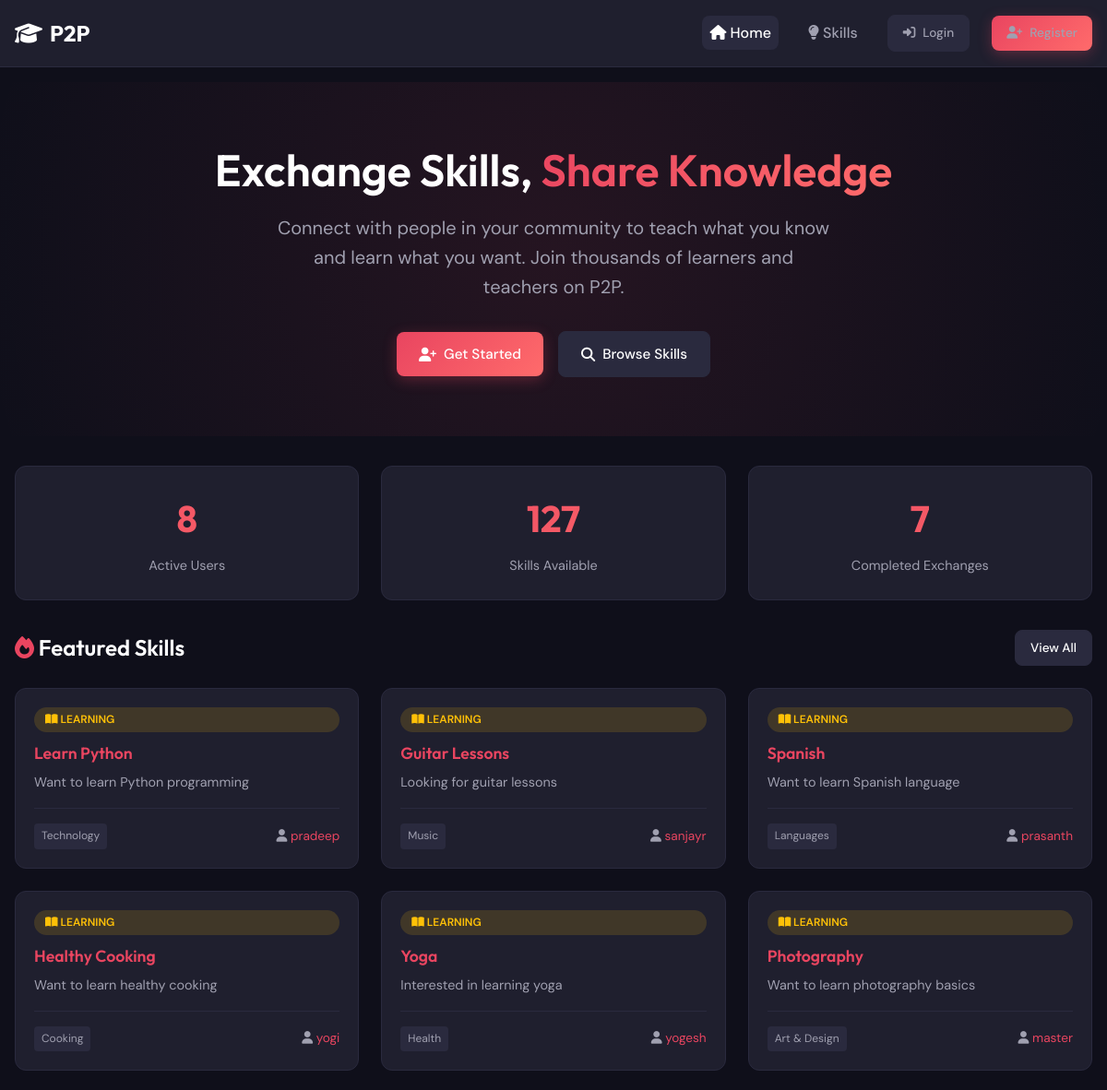
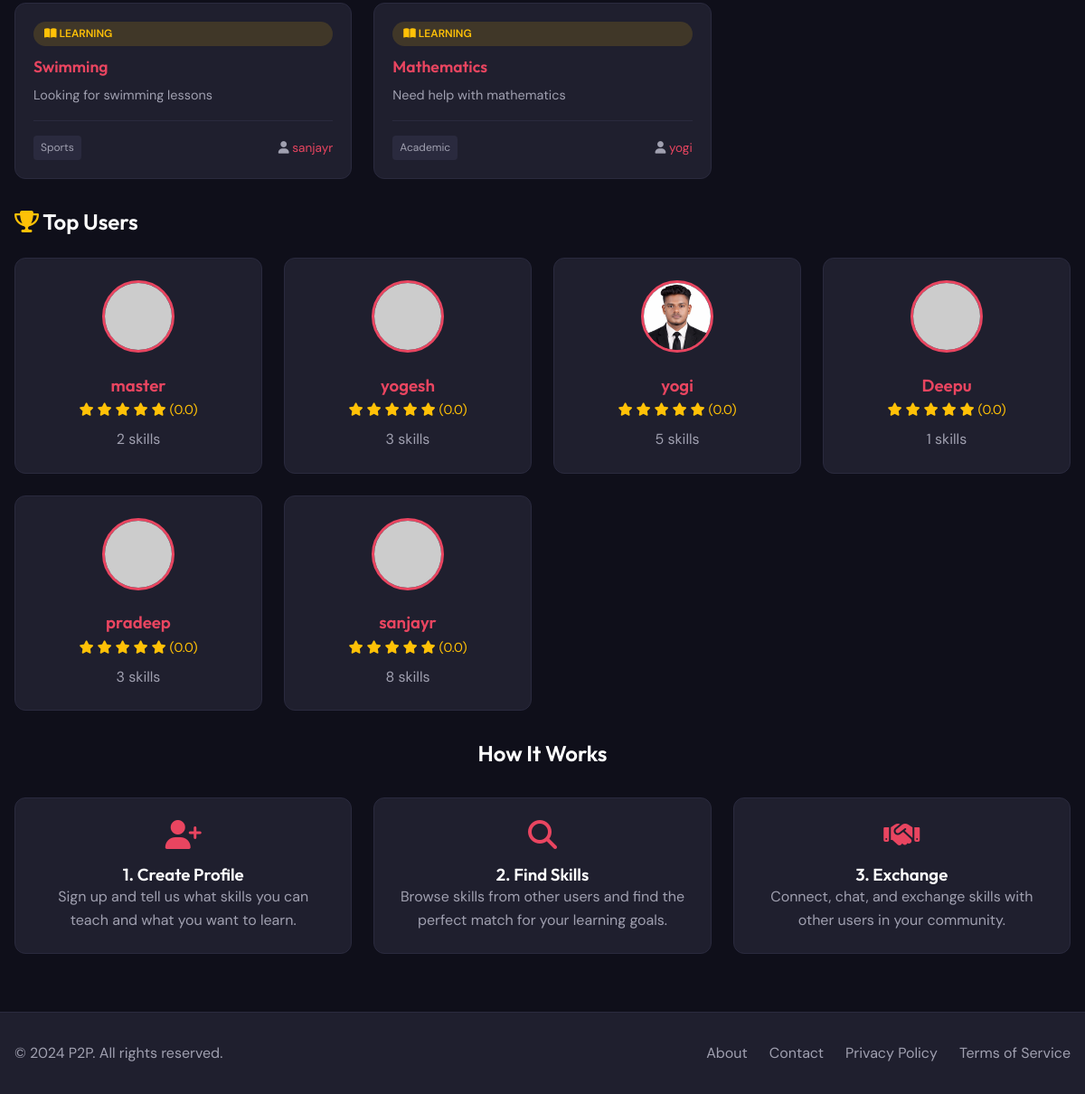
The page / on the database its author committed (2 pictures, top to bottom).
### models.py (models this page shows, shortened)
class Skill(db.Model):
    __tablename__ = 'skills'
    id = db.Column(db.Integer, primary_key=True)
    user_id = db.Column(db.Integer, db.ForeignKey('users.id'), nullable=False, index=True)
    title = db.Column(db.String(100), nullable=False)
    description = db.Column(db.Text, nullable=False)
    category = db.Column(db.String(50), nullable=False, index=True)
    skill_type = db.Column(db.String(10), nullable=False)  # 'offered' or 'wanted'
    is_approved = db.Column(db.Boolean, default=True)
    created_at = db.Column(db.DateTime, default=datetime.utcnow)
    bookmarks = db.relationship('Bookmark', backref='skill', lazy='dynamic', cascade='all, delete-orphan')
    exchange_requests_sender = db.relationship('ExchangeRequest', foreign_keys='ExchangeRequest.sender_skill_id', backref='sender_skill', lazy='dynamic')
    exchange_requests_receiver = db.relationship('ExchangeRequest', foreign_keys='ExchangeRequest.receiver_skill_id', backref='receiver_skill', lazy='dynamic')

class User(UserMixin, db.Model):
    __tablename__ = 'users'
    id = db.Column(db.Integer, primary_key=True)
    username = db.Column(db.String(80), unique=True, nullable=False, index=True)
    email = db.Column(db.String(120), unique=True, nullable=False, index=True)
    password_hash = db.Column(db.String(256), nullable=False)
    bio = db.Column(db.Text, default='')
    location = db.Column(db.String(120), default='')
    profile_picture = db.Column(db.String(255), default='default.png')
    signature_image = db.Column(db.String(255), nullable=True)  # Instructor signature image
    rating = db.Column(db.Float, default=0.0)
    is_admin = db.Column(db.Boolean, default=False)
    is_banned = db.Column(db.Boolean, default=False)
    created_at = db.Column(db.DateTime, default=datetime.utcnow)
    skills_offered = db.relationship('Skill', foreign_keys='Skill.user_id', backref='owner', lazy='dynamic')
    exchange_sent = db.relationship('ExchangeRequest', foreign_keys='ExchangeRequest.sender_id', backref='sender', lazy='dynamic')
    exchange_received = db.relationship('ExchangeRequest', foreign_keys='ExchangeRequest.receiver_id', backref='receiver', lazy='dynamic')
    messages_sent = db.relationship('Message', foreign_keys='Message.sender_id', backref='sender', lazy='dynamic')
    messages_received = db.relationship('Message', foreign_keys='Message.receiver_id', backref='receiver', lazy='dynamic')
    bookmarks = db.relationship('Bookmark', backref='user', lazy='dynamic', cascade='all, delete-orphan')
    reviews_given = db.relationship('Review', foreign_keys='Review.reviewer_id', backref='reviewer', lazy='dynamic')
    reviews_received = db.relationship('Review', foreign_keys='Review.reviewed_id', backref='reviewed', lazy='dynamic')
    reports_made = db.relationship('Report', foreign_keys='Report.reporter_id', backref='reporter', lazy='dynamic')
    reports_received = db.relationship('Report', foreign_keys='Report.reported_id', backref='reported', lazy='dynamic')
    @property
    def skills_count(self):
        return self.skills_offered.count()

### routes/main.py (the view)
@main_bp.route('/')
def index():
    skills = Skill.query.filter_by(is_approved=True).order_by(Skill.created_at.desc()).limit(8).all()
    top_users = User.query.filter_by(is_banned=False).order_by(User.rating.desc()).limit(6).all()
    stats = {
        'total_users': User.query.filter_by(is_banned=False).count(),
        'total_skills': Skill.query.filter_by(is_approved=True).count(),
        'active_exchanges': ExchangeRequest.query.filter_by(status='completed').count()
    }
    return render_template('index.html', skills=skills, top_users=top_users, stats=stats)

### templates/index.html (shortened to what this page needs)
{% extends "base.html" %}
{% block content %}
<section class="hero">
    <div class="container">
        <div class="hero-content">
            <h1>Exchange Skills, <span>Share Knowledge</span></h1>
<p>Connect with people in your community to teach what you know and learn what you want. Join thousands of learners and teachers on P2P.</p>
            <div class="d-flex gap-2 flex-center">
                <a href="{{ url_for('auth.register') }}" class="btn btn-primary">
                    <i class="fas fa-user-plus"></i> Get Started
                </a>
                <a href="{{ url_for('skills.index') }}" class="btn btn-secondary">
                    <i class="fas fa-search"></i> Browse Skills
                </a>
            </div>
        </div>
    </div>
</section>
<section class="container mt-4">
    <div class="stats-grid">
        <div class="stat-card">
            <div class="stat-number">{{ stats.total_users }}</div>
            <div class="stat-label">Active Users</div>
        </div>
        <div class="stat-card">
            <div class="stat-number">{{ stats.total_skills }}</div>
            <div class="stat-label">Skills Available</div>
        </div>
        <div class="stat-card">
            <div class="stat-number">{{ stats.active_exchanges }}</div>
            <div class="stat-label">Completed Exchanges</div>
        </div>
    </div>
</section>
<section class="container mt-4">
    <div class="flex-between mb-3">
        <h2><i class="fas fa-fire text-accent"></i> Featured Skills</h2>
        <a href="{{ url_for('skills.index') }}" class="btn btn-secondary btn-sm">View All</a>
    </div>
    {% if skills %}
    <div class="skills-grid">
        {% for skill in skills %}
        <div class="skill-card fade-in stagger-{{ loop.index }}">
            <span class="skill-type {{ skill.skill_type }}">
                {% if skill.skill_type == 'offered' %}<i class="fas fa-chalkboard-teacher"></i> Teaching{% else %}<i class="fas fa-book-open"></i> Learning{% endif %}
            </span>
            <h3><a href="{{ url_for('skills.detail', skill_id=skill.id) }}">{{ skill.title }}</a></h3>
            <p>{{ skill.description }}</p>
            <div class="skill-meta">
                <span class="skill-category">{{ skill.category }}</span>
                <span><i class="fas fa-user"></i> <a href="{{ url_for('main.user_profile', user_id=skill.owner.id) }}">{{ skill.owner.username }}</a></span>
            </div>
        </div>
        {% endfor %}
    </div>
    {% else %}
    <div class="empty-state">
        <div class="empty-state-icon"><i class="fas fa-lightbulb"></i></div>
        <p>No skills available yet. Be the first to add one!</p>
        <a href="{{ url_for('skills.add') }}" class="btn btn-primary mt-2">Add Skill</a>
    </div>
    {% endif %}
</section>
<section class="container mt-4 mb-4">
    <div class="flex-between mb-3">
        <h2><i class="fas fa-trophy text-warning"></i> Top Users</h2>
    </div>
    {% if top_users %}
    <div class="users-grid">
        {% for user in top_users %}
        <div class="user-card fade-in stagger-{{ loop.index }}">
            <img src="{{ url_for('static', filename='uploads/' + user.profile_picture) }}" alt="{{ user.username }}" class="user-avatar" onerror="this.src='https://via.placeholder.com/80'">
            <h3><a href="{{ url_for('main.user_profile', user_id=user.id) }}">{{ user.username }}</a></h3>
            <div class="user-rating">
                {% for i in range(5) %}
                    <i class="fas fa-star {% if i < user.rating|int %}filled{% endif %}"></i>
                {% endfor %}
                <span>({{ "%.1f"|format(user.rating) }})</span>
            </div>
            <p class="text-muted mt-1">{{ user.skills_count }} skills</p>
        </div>
        {% endfor %}
    </div>
    {% else %}
    <div class="empty-state">
        <p>No users yet.</p>
    </div>
    {% endif %}
</section>
<section class="container mt-4 mb-4">
    <h2 class="text-center mb-3">How It Works</h2>
    <div class="stats-grid">
        <div class="stat-card">
            <i class="fas fa-user-plus" style="font-size: 2rem; color: var(--accent); margin-bottom: 1rem;"></i>
            <h3>1. Create Profile</h3>
            <p class="text-muted">Sign up and tell us what skills you can teach and what you want to learn.</p>
        </div>
        <div class="stat-card">
            <i class="fas fa-search" style="font-size: 2rem; color: var(--accent); margin-bottom: 1rem;"></i>
            <h3>2. Find Skills</h3>
            <p class="text-muted">Browse skills from other users and find the perfect match for your learning goals.</p>
        </div>
        <div class="stat-card">
            <i class="fas fa-handshake" style="font-size: 2rem; color: var(--accent); margin-bottom: 1rem;"></i>
            <h3>3. Exchange</h3>
            <p class="text-muted">Connect, chat, and exchange skills with other users in your community.</p>
        </div>
    </div>
</section>
{% endblock %}

### templates/base.html (shortened to what this page needs)
<!DOCTYPE html>
<html lang="en">
<head>
    <link rel="stylesheet" href="{{ url_for('static', filename='css/style.css') }}">
    <link rel="stylesheet" href="https://cdnjs.cloudflare.com/ajax/libs/font-awesome/6.4.0/css/all.min.css">
</head>
<body>
    <nav class="navbar">
        <div class="navbar-container">
            <a href="{{ url_for('main.index') }}" class="logo">
                <i class="fas fa-graduation-cap"></i>
                P2P
            </a>
            <ul class="nav-links">
                <li><a href="{{ url_for('main.index') }}" class="{% if request.endpoint == 'main.index' %}active{% endif %}">
                    <i class="fas fa-home"></i> Home
                </a></li>
                <li><a href="{{ url_for('skills.index') }}" class="{% if request.endpoint and 'skills' in request.endpoint %}active{% endif %}">
                    <i class="fas fa-lightbulb"></i> Skills
                </a></li>
                {% if current_user.is_authenticated %}
                    <li><a href="{{ url_for('main.profile') }}" class="{% if request.endpoint == 'main.profile' %}active{% endif %}">
                        <i class="fas fa-user"></i> Profile
                    </a></li>
                    <li><a href="{{ url_for('chat.index') }}" class="{% if request.endpoint and 'chat' in request.endpoint %}active{% endif %}">
                        <i class="fas fa-comments"></i> Chat
                        {% if current_user.is_authenticated %}
                        {% set unread = current_user.messages_received.filter_by(is_read=False).count() %}
                        {% if unread > 0 %}
                        <span class="badge badge-danger">{{ unread }}</span>
                        {% endif %}
                        {% endif %}
                    </a></li>
                    <li><a href="{{ url_for('exchange.requests') }}" class="{% if request.endpoint and 'exchange' in request.endpoint %}active{% endif %}">
                        <i class="fas fa-handshake"></i> Requests
                        {% if current_user.is_authenticated %}
                        {% set pending = current_user.exchange_received.filter_by(status='pending').count() %}
                        {% if pending > 0 %}
                        <span class="badge badge-warning">{{ pending }}</span>
                        {% endif %}
                        {% endif %}
                    </a></li>
                    <li><a href="{{ url_for('certificates.my_certificates') }}" class="{% if request.endpoint and 'certificates' in request.endpoint %}active{% endif %}">
                        <i class="fas fa-certificate"></i> Certificates
                    </a></li>
                    {% if current_user.is_admin %}
                    <li><a href="{{ url_for('admin.dashboard') }}" class="{% if request.endpoint and 'admin' in request.endpoint %}active{% endif %}">
                        <i class="fas fa-cog"></i> Admin
                    </a></li>
                    {% endif %}
                    <li><a href="{{ url_for('auth.logout') }}" class="btn btn-secondary btn-sm">
                        <i class="fas fa-sign-out-alt"></i> Logout
                    </a></li>
                {% else %}
                    <li><a href="{{ url_for('auth.login') }}" class="btn btn-secondary btn-sm">
                        <i class="fas fa-sign-in-alt"></i> Login
                    </a></li>
                    <li><a href="{{ url_for('auth.register') }}" class="btn btn-primary btn-sm">
                        <i class="fas fa-user-plus"></i> Register
                    </a></li>
                {% endif %}
            </ul>
        </div>
    </nav>
    <main>
        {% block content %}{% endblock %}
    </main>
    <footer class="footer">
        <div class="container">
            <div class="footer-content">
<p class="text-muted">&copy; 2024 P2P. All rights reserved.</p>
                <ul class="footer-links">
                    <li><a href="{{ url_for('main.about') }}">About</a></li>
                    <li><a href="{{ url_for('main.contact') }}">Contact</a></li>
                    <li><a href="#">Privacy Policy</a></li>
                    <li><a href="#">Terms of Service</a></li>
                </ul>
            </div>
        </div>
    </footer>
</body>
</html>

### rows shown on the page
Skill: skill_type "LEARNING", title "Learn Python", description "Want to learn Python programming", category "Technology", owner.username "pradeep"
Skill: skill_type "LEARNING", title "Guitar Lessons", description "Looking for guitar lessons", category "Music", owner.username "sanjayr"
Skill: skill_type "LEARNING", title "Spanish", description "Want to learn Spanish language", category "Languages", owner.username "prasanth"
Skill: skill_type "LEARNING", title "Healthy Cooking", description "Want to learn healthy cooking", category "Cooking", owner.username "yogi"
Skill: skill_type "LEARNING", title "Yoga", description "Interested in learning yoga", category "Health", owner.username "yogesh"
Skill: skill_type "LEARNING", title "Photography", description "Want to learn photography basics", category "Art & Design", owner.username "master"
Skill: skill_type "LEARNING", title "Swimming", description "Looking for swimming lessons", category "Sports", owner.username "sanjayr"
Skill: skill_type "LEARNING", title "Mathematics", description "Need help with mathematics", category "Academic", owner.username "yogi"
User: username "master", rating "0.0", skills_count "2"
User: username "yogesh", rating "0.0", skills_count "3"
User: profile_picture (picture), username "yogi", rating "0.0", skills_count "5"
User: username "Deepu", rating "0.0", skills_count "1"
User: username "pradeep", rating "0.0", skills_count "3"
User: username "sanjayr", rating "0.0", skills_count "8"

### other values the page prints
{{ stats.total_users }} "8"
{{ stats.total_skills }} "127"
{{ stats.active_exchanges }} "7"
